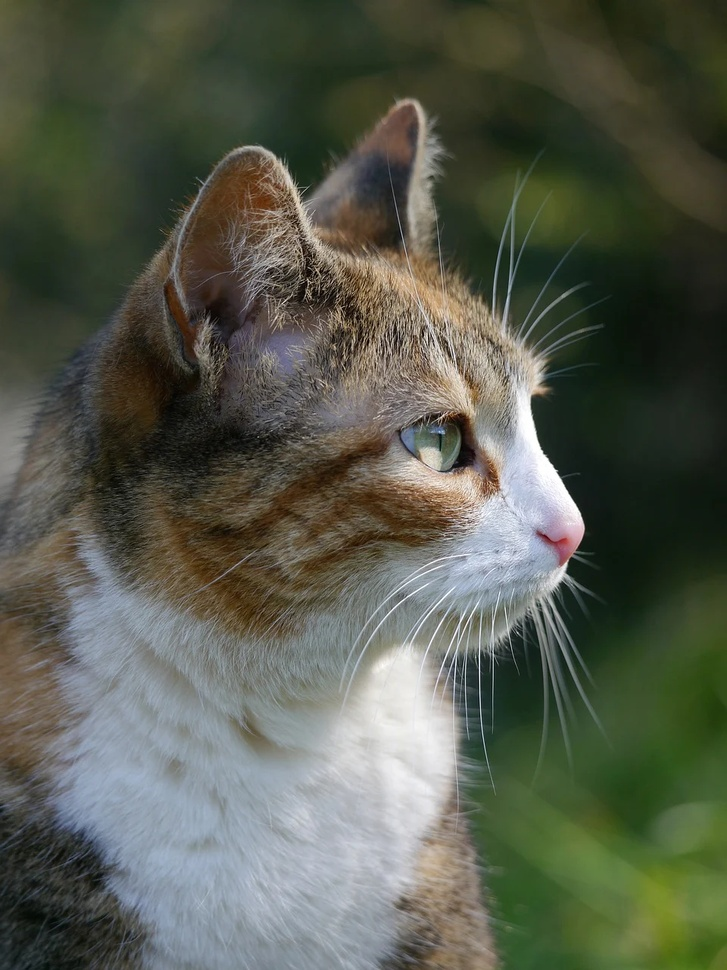
#> input picture cat.jpg, 727 x 970 px, shrunk from 960 x 1280 before the run
$ jupyter execute smoothing_filters.ipynb   (older library calls are emulated)
#> lines starting #> are read from the running program, lines starting #| are printed output that depends on the picture
# Average Filter

[cell 1]
import cv2 as cv
import numpy as np
from matplotlib import pyplot as plt

img = cv.imread('cat.jpg')
#> img is the input picture: shape (970, 727, 3); mean B, G, R 77.3, 91, 86.6

blur = cv.blur(img,(15,15))
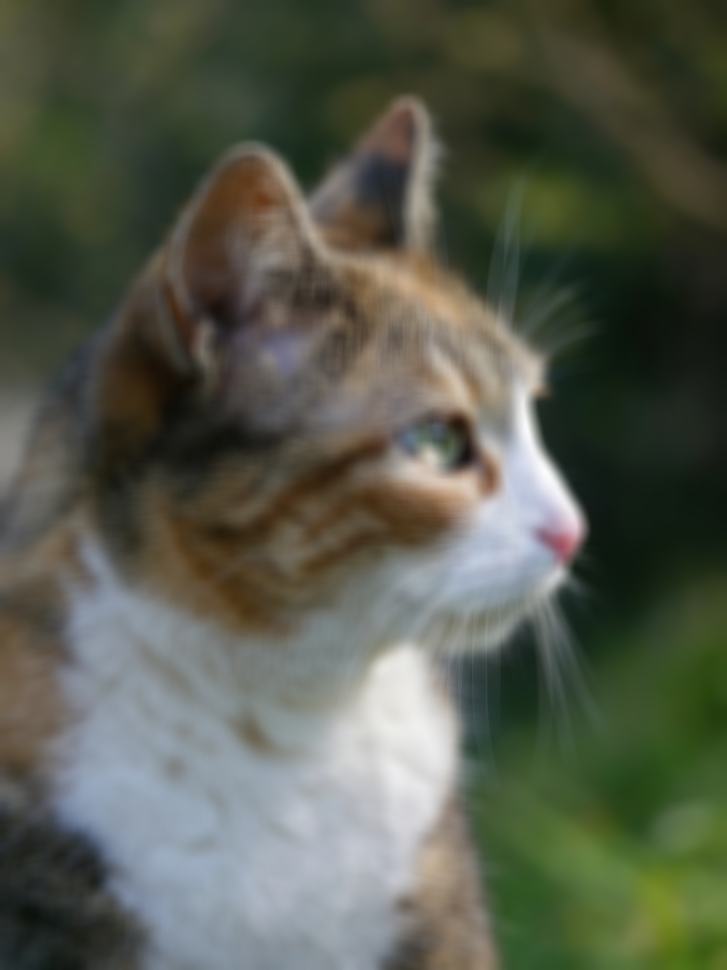
#> blur: shape (970, 727, 3); mean B, G, R 77.3, 91, 86.6

plt.figure(figsize=(10,10))
plt.subplot(121),plt.imshow(img),plt.title('Original')
plt.xticks([]), plt.yticks([])
plt.subplot(122),plt.imshow(blur),plt.title('Blurred')
plt.xticks([]), plt.yticks([])
plt.show()
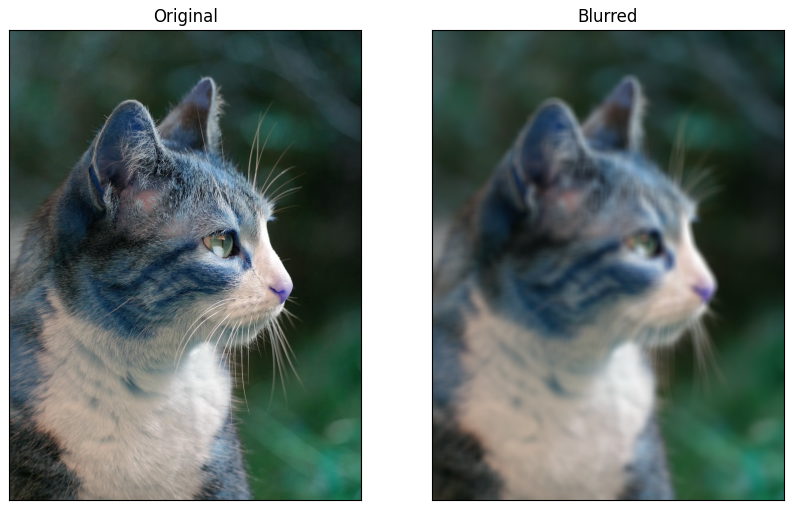
#> figure drawn by matplotlib, 2 panels; B, G, R data is drawn as R, G, B

# Median Filter

[cell 2]
import cv2 as cv
import numpy as np
from matplotlib import pyplot as plt

img = cv.imread('beans.png')
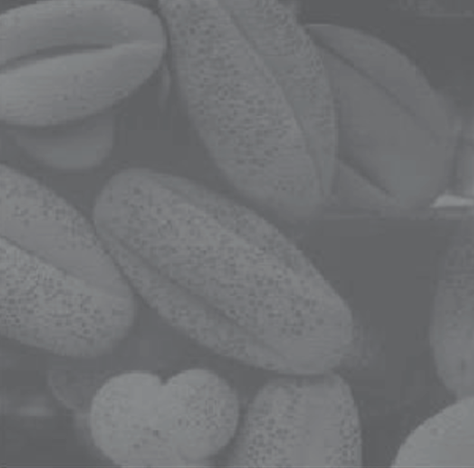
#> input picture beans.png, 474 x 468 px, shrunk from 625 x 618 before the run
#> img is the input picture: shape (468, 474, 3); mean B, G, R 115.2, 113, 111.7

blur = cv.medianBlur(img, 9)
#> blur: shape (468, 474, 3)

plt.figure(figsize=(10,10))
plt.subplot(121),plt.imshow(img),plt.title('Original')
plt.xticks([]), plt.yticks([])
plt.subplot(122),plt.imshow(blur),plt.title('Blurred')
plt.xticks([]), plt.yticks([])
plt.show()
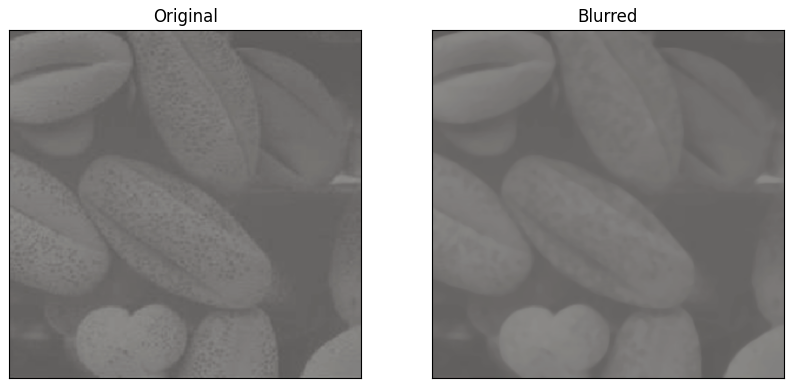
#> figure drawn by matplotlib, 2 panels; B, G, R data is drawn as R, G, B

# Laplacian and Sobel Filter

[cell 3]
import cv2
import numpy as np
from matplotlib import pyplot as plt

# loading image

img0 = cv2.imread('cat.jpg',)

# converting to gray scale
gray = cv2.cvtColor(img0, cv2.COLOR_BGR2GRAY)
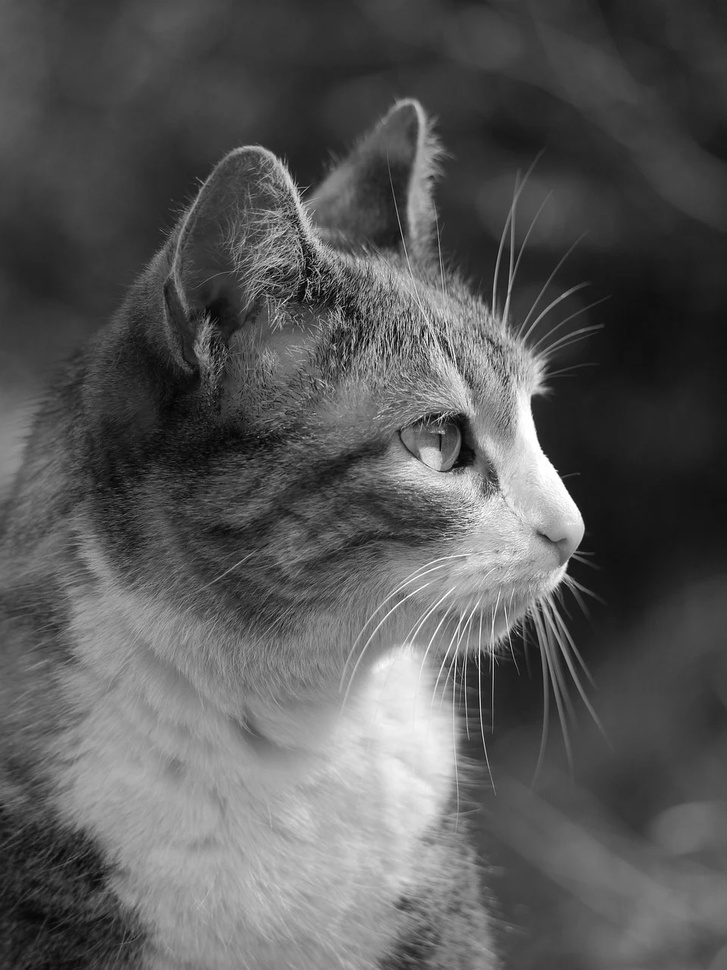
#> gray: shape (970, 727); min 1, max 255, mean 88.2

# remove noise
img = cv2.GaussianBlur(gray,(3,3),0)
#> img: shape (970, 727)

# convolute with proper kernels
laplacian = cv2.Laplacian(img,cv2.CV_64F)
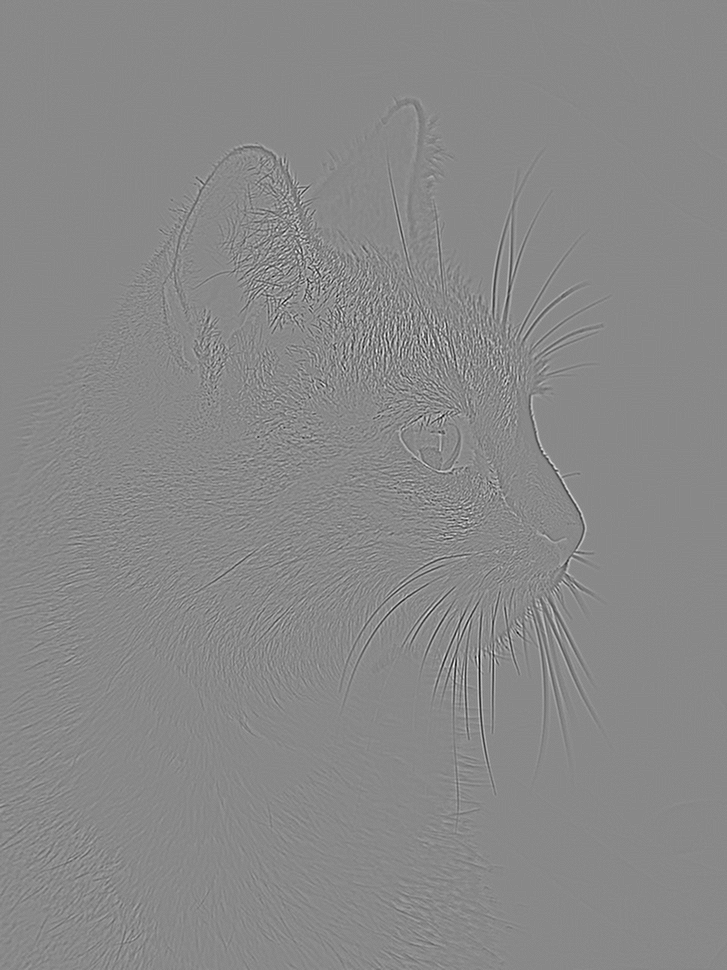
#> laplacian: shape (970, 727) float64; min -116, max 100, mean 0; drawn with min black and max white
sobelx = cv2.Sobel(img,cv2.CV_64F,1,0,ksize=5)  # x
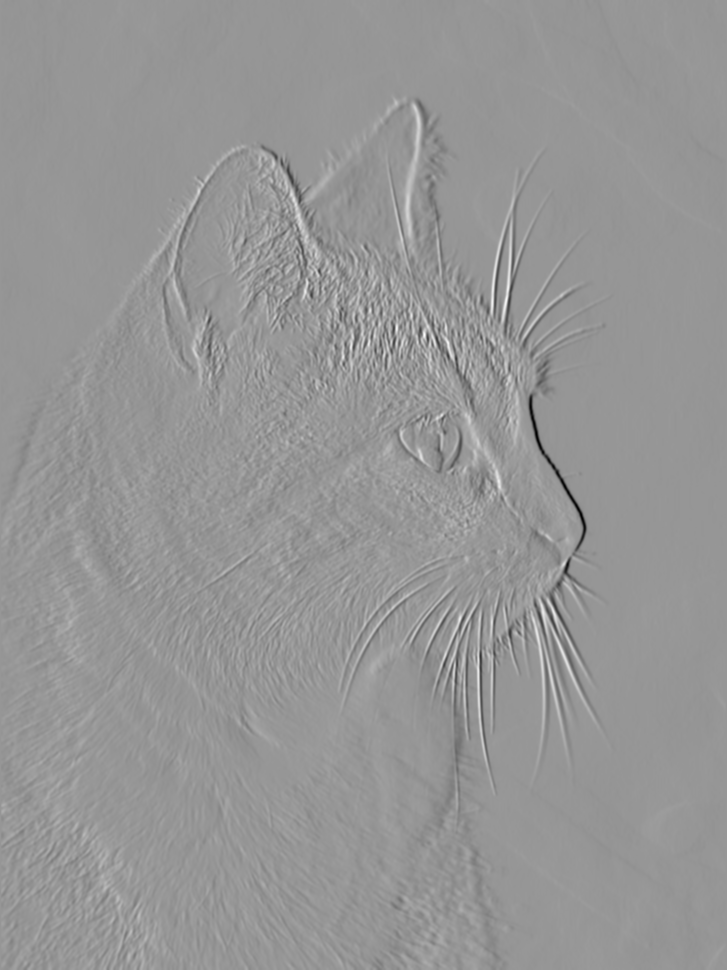
#> sobelx: shape (970, 727) float64; min -8033, max 5595, mean -4.3; drawn with min black and max white
sobely = cv2.Sobel(img,cv2.CV_64F,0,1,ksize=5)  # y
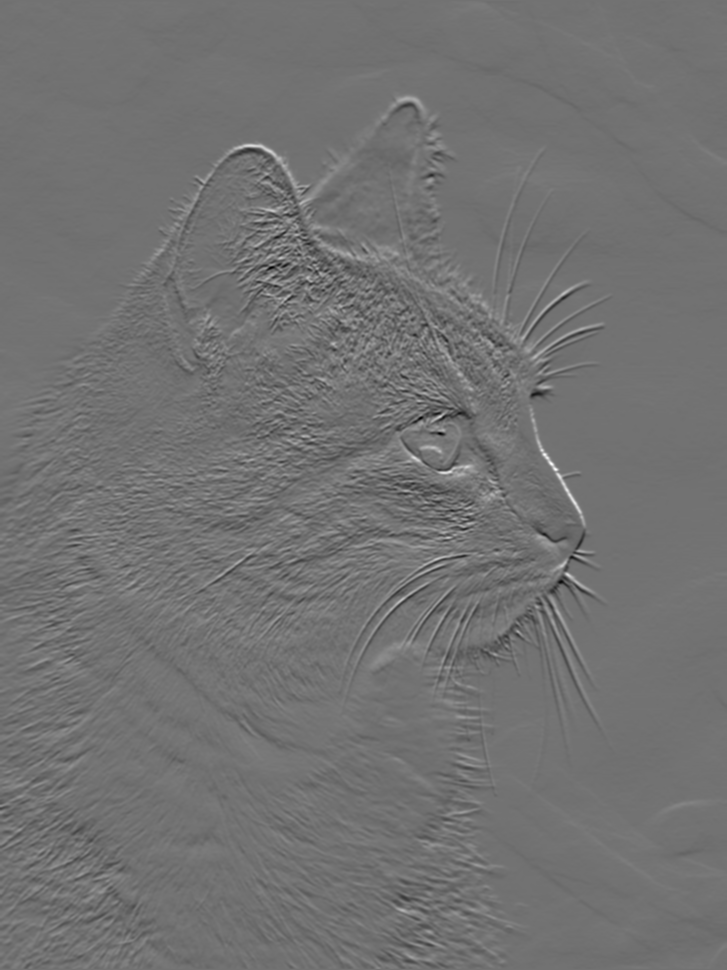
#> sobely: shape (970, 727) float64; min -4826, max 5956, mean 5.3; drawn with min black and max white

plt.figure(figsize=(15,15))

plt.subplot(2,2,1),plt.imshow(img,cmap = 'gray')
plt.title('Original'), plt.xticks([]), plt.yticks([])
plt.subplot(2,2,2),plt.imshow(laplacian,cmap = 'gray')
plt.title('Laplacian'), plt.xticks([]), plt.yticks([])
plt.subplot(2,2,3),plt.imshow(sobelx,cmap = 'gray')
plt.title('Sobel X'), plt.xticks([]), plt.yticks([])
plt.subplot(2,2,4),plt.imshow(sobely,cmap = 'gray')
plt.title('Sobel Y'), plt.xticks([]), plt.yticks([])

plt.show()
